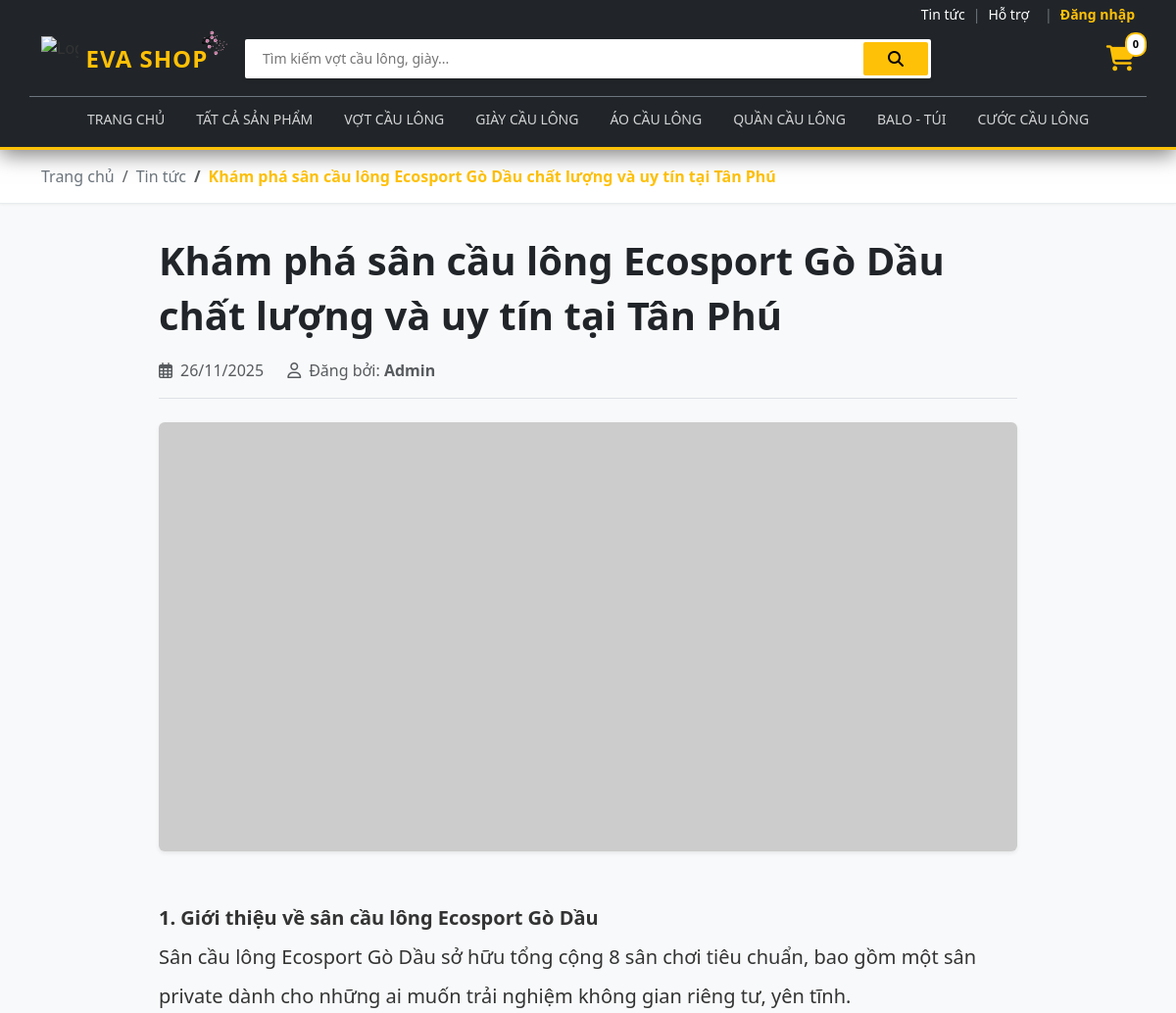
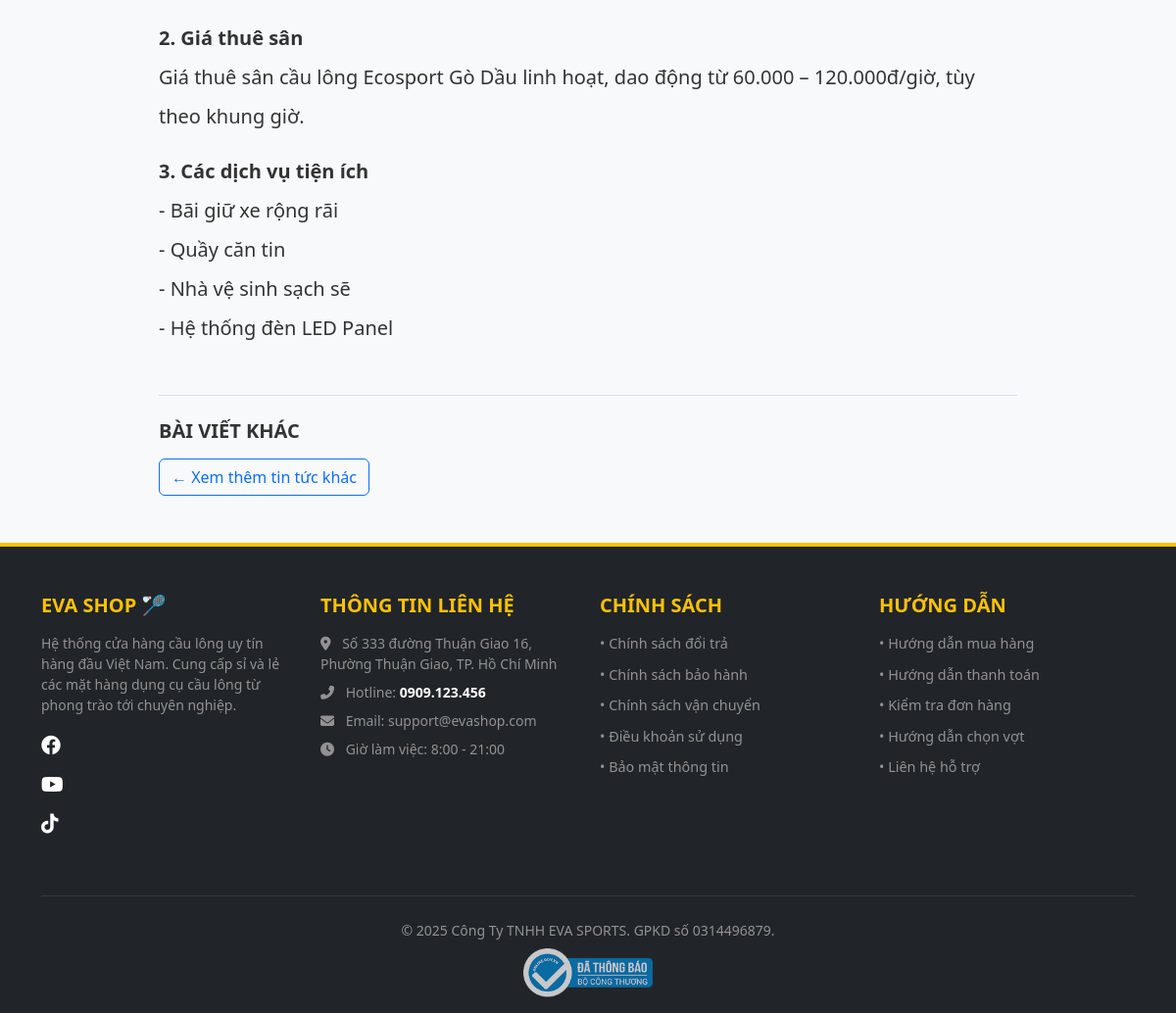
Screenshot of /news/EVA_news_detail.php?id=1 with the database file from the repository (2 pictures, top to bottom).
### tables this page shows
CREATE TABLE `danhmuc` (
  `id` int(11) NOT NULL,
  `ten_danhmuc` varchar(100) NOT NULL
);

CREATE TABLE `tintuc` (
  `id` int(11) NOT NULL,
  `tieu_de` varchar(255) NOT NULL,
  `noi_dung_tom_tat` varchar(1000) DEFAULT NULL,
  `noi_dung_chi_tiet` longtext DEFAULT NULL,
  `hinh_anh` varchar(255) DEFAULT NULL,
  `ngay_dang` datetime DEFAULT current_timestamp()
);

### news/EVA_news_detail.php (the view, shortened to what this page needs)
<?php
require_once '../includes/EVA_system_db.php';
$id = filter_input(INPUT_GET, 'id', FILTER_VALIDATE_INT);
$stmt = $conn->prepare("SELECT * FROM tintuc WHERE id = ? LIMIT 1");
$stmt->bind_param('i', $id);
$stmt->execute();
$tin = $stmt->get_result()->fetch_assoc();
function h($string) { return htmlspecialchars($string, ENT_QUOTES, 'UTF-8'); }
$hinh_anh = tim_hinh_anh($tin['hinh_anh']);
if(!empty($hinh_anh)) {
    $hinh_anh = "../" . $hinh_anh;
} else {
    $hinh_anh = "https://placehold.co/800x400?text=No+Image";
}
?>
<!DOCTYPE html>
<html lang="vi">
<head>
    </head>
<body>
    <?php include '../includes/EVA_system_header.php'; ?>
    <div class="breadcrumb-container">
        <div class="container">
            <nav aria-label="breadcrumb">
                <ol class="breadcrumb mb-0">
                    <li class="breadcrumb-item"><a href="../index.php">Trang chủ</a></li>
                    <li class="breadcrumb-item"><a href="EVA_news_list.php">Tin tức</a></li>
                    <li class="breadcrumb-item active" aria-current="page"><?= h($tin['tieu_de']) ?></li>
                </ol>
            </nav>
        </div>
    </div>
    <div class="container mt-4 mb-5" style="max-width: 900px;">
        <h1 class="fw-bold mb-3 text-dark" style="line-height: 1.4;"><?= h($tin['tieu_de']) ?></h1>
        <div class="d-flex align-items-center text-muted mb-4 border-bottom pb-3">
            <div class="me-4"><i class="far fa-calendar-alt me-2"></i><?=date('d/m/Y', strtotime($tin['ngay_dang']))?></div>
            <div><i class="far fa-user me-2"></i>Đăng bởi: <strong><?= h($tin['nguoi_dang'] ?? 'Admin') ?></strong></div>
        </div>
        <div class="text-center mb-5">
            <img src="<?= $hinh_anh ?>" class="img-fluid rounded shadow-sm" style="max-height: 500px; width: 100%; object-fit: cover;">
        </div>
        <div class="content fs-5 lh-lg text-justify" style="color: #333;">
            <?= isset($tin['noi_dung_chi_tiet']) && $tin['noi_dung_chi_tiet'] !== ''
                ? html_entity_decode($tin['noi_dung_chi_tiet'])
                : nl2br(h($tin['noi_dung_tom_tat'] ?? 'Chưa có nội dung chi tiết.')) ?>
        </div>
        <div class="mt-5 pt-4 border-top">
            <h5 class="fw-bold mb-3">BÀI VIẾT KHÁC</h5>
            <a href="EVA_news_list.php" class="btn btn-outline-primary">← Xem thêm tin tức khác</a>
        </div>
    </div>
    <?php include '../includes/EVA_system_footer.php'; ?>
</body>
</html>

### includes/EVA_system_header.php (shortened to what this page needs)
<?php
if (isset($conn)) $rs_menu = $conn->query("SELECT * FROM danhmuc");
$protocol = isset($_SERVER['HTTPS']) && $_SERVER['HTTPS'] === 'on' ? "https" : "http";
$base_url = $protocol . "://" . $_SERVER['HTTP_HOST'] . '/EVASHOP/';
$cur_page = basename($_SERVER['PHP_SELF']);
?>
<link rel="stylesheet" href="https://cdn.jsdelivr.net/npm/bootstrap@5.3.0/dist/css/bootstrap.min.css">
<link rel="stylesheet" href="https://cdnjs.cloudflare.com/ajax/libs/font-awesome/6.4.0/css/all.min.css">
<link rel="stylesheet" href="<?php echo $base_url; ?>css/style.css?v=<?=time()?>">
<header class="eva-header">
    <div class="container d-flex justify-content-end py-1">
        <a href="<?php echo $base_url; ?>news/EVA_news_list.php" class="text-white text-decoration-none small mx-2 hover-yellow">Tin tức</a>
        <span class="text-secondary small">|</span>
        <a href="<?php echo $base_url; ?>page/EVA_page_contact.php" class="text-white text-decoration-none small mx-2 hover-yellow">Hỗ trợ</a>
        <?php if(isset($_SESSION['username'])): ?>
            <div class="dropdown user-dropdown ms-3">
                <a href="#" class="text-white text-decoration-none dropdown-toggle small fw-bold" data-bs-toggle="dropdown">
                    <i class="fas fa-user-circle fs-5 me-1 text-warning"></i> <?=$_SESSION['username']?>
                </a>
                <ul class="dropdown-menu dropdown-menu-end shadow">
                    <li><a class="dropdown-item" href="<?php echo $base_url; ?>user/EVA_user_profile.php">Tài khoản</a></li>
                    <li><a class="dropdown-item" href="<?php echo $base_url; ?>user/EVA_user_orders.php">Đơn mua</a></li>
                    <li><a class="dropdown-item" href="<?php echo $base_url; ?>user/EVA_user_vouchers.php">Kho Voucher</a></li>
                    <?php if($_SESSION['role']==1) echo '<li><a class="dropdown-item text-warning" href="'.$base_url.'admin/EVA_admin_dashboard.php">Trang Quản Trị</a></li>'; ?>
                    <li><hr class="dropdown-divider"></li>
                    <li><a class="dropdown-item text-danger" href="<?php echo $base_url; ?>auth/EVA_auth_logout.php">Đăng xuất</a></li>
                </ul>
            </div>
        <?php else: ?>
            <span class="text-secondary small mx-2">|</span>
            <a href="<?php echo $base_url; ?>auth/EVA_auth_login.php" class="text-warning text-decoration-none small fw-bold">Đăng nhập</a>
        <?php endif; ?>
    </div>
    <div class="container pt-2 pb-3">
        <div class="row align-items-center">
            <div class="col-lg-2 col-md-3 mb-2 mb-md-0">
                <a class="navbar-brand d-flex align-items-center gap-2" href="<?php echo $base_url; ?>index.php">
                    <img src="<?php echo $base_url; ?>images/logo.png" alt="Logo" style="height: 45px;">
                    <div class="position-relative">
                        <span class="brand-text">EVA SHOP</span>
                        <img src="<?php echo $base_url; ?>images/dao.png"
                             style="position: absolute; top: -15px; right: -25px; width: 30px; transform: rotate(15deg);"
                             alt="Tet Icon">
                    </div>
                </a>
            </div>
            <div class="col-lg-8 col-md-7 mb-2 mb-md-0 d-flex justify-content-center">
                <form class="shopee-layout-search-box shadow-sm" action="<?php echo $base_url; ?>product/EVA_product_list.php">
                    <input type="text" class="search-input" name="keyword" placeholder="Tìm kiếm vợt cầu lông, giày...">
                    <button class="search-btn"><i class="fas fa-search"></i></button>
                </form>
            </div>
            <div class="col-lg-2 col-md-2 text-center text-md-end">
                <a href="<?php echo $base_url; ?>cart/EVA_cart_view.php" class="cart-icon-wrap text-decoration-none">
                    <i class="fas fa-shopping-cart"></i>
                    <span class="cart-badge"><?=isset($_SESSION['cart'])?count($_SESSION['cart']):0?></span>
                </a>
            </div>
        </div>
    </div>
    <div class="container d-none d-lg-block border-top border-secondary pt-1">
        <ul class="nav justify-content-center">
            <li class="nav-item"><a class="nav-link <?=($cur_page=='index.php')?'active':''?>" href="<?php echo $base_url; ?>index.php">Trang chủ</a></li>
            <li class="nav-item"><a class="nav-link <?=($cur_page=='EVA_product_list.php')?'active':''?>" href="<?php echo $base_url; ?>product/EVA_product_list.php">Tất cả sản phẩm</a></li>
            <?php
            if(isset($rs_menu)) {
                $rs_menu->data_seek(0);
                while($m=$rs_menu->fetch_assoc()) {
                    echo '<li class="nav-item"><a class="nav-link" href="'.$base_url.'product/EVA_product_list.php?danhmuc='.$m['id'].'">'.$m['ten_danhmuc'].'</a></li>';
                }
            }
            ?>
        </ul>
    </div>
</header>

### css/style.css (style rules this page uses)
body { font-family: 'Segoe UI', Tahoma, Geneva, Verdana, sans-serif; background-color: #f8f9fa; color: #333; overflow-x: hidden; }
a { text-decoration: none; transition: 0.3s; }
.nav-link { font-weight: 500; text-transform: uppercase; font-size: 0.95rem; }
.breadcrumb-container { background-color: #fff; padding: 15px 0; border-bottom: 1px solid #e9ecef; margin-bottom: 30px; box-shadow: 0 1px 3px rgba(0,0,0,0.05); }
.breadcrumb-item a { color: #6c757d; font-weight: 500; }
.breadcrumb-item.active { color: #ffc107; font-weight: bold; }

### includes/EVA_system_header.php (style rules this page uses)
:root { --eva-dark: #212529; --eva-yellow: #ffc107; --eva-yellow-dark: #e0a800; }
.eva-header { background-color: var(--eva-dark); border-bottom: 3px solid var(--eva-yellow); padding-bottom: 10px; position: sticky; top: 0; z-index: 9999; box-shadow: 0 5px 20px rgba(0,0,0,0.5); }
.brand-text { font-size: 1.5rem; font-weight: 800; color: var(--eva-yellow) !important; text-transform: uppercase; letter-spacing: 1px; }
.shopee-layout-search-box { background: white; border-radius: 2px; padding: 3px; display: flex; width: 100%; max-width: 700px; }
.search-input { border: none; outline: none; flex-grow: 1; padding: 5px 15px; font-size: 14px; }
.search-btn { background: var(--eva-yellow); color: black; border: none; padding: 5px 25px; border-radius: 2px; font-weight: bold; transition: 0.2s; }
.nav-link { color: rgba(255,255,255,0.8) !important; font-size: 14px; text-transform: uppercase; font-weight: 500; }
.cart-icon-wrap { position: relative; color: var(--eva-yellow); font-size: 26px; }
.cart-badge { position: absolute; top: -8px; right: -12px; background: white; color: black; font-size: 11px; font-weight: bold; border-radius: 10px; padding: 2px 6px; border: 2px solid var(--eva-yellow); }

### rows the page displays
danhmuc: ten_danhmuc "VỢT CẦU LÔNG"
danhmuc: ten_danhmuc "GIÀY CẦU LÔNG"
danhmuc: ten_danhmuc "ÁO CẦU LÔNG"
danhmuc: ten_danhmuc "QUẦN CẦU LÔNG"
danhmuc: ten_danhmuc "BALO - TÚI"
danhmuc: ten_danhmuc "CƯỚC CẦU LÔNG"
tintuc: tieu_de "Khám phá sân cầu lông Ecosport Gò Dầu chất lượng và uy tín tại Tân Phú", ngay_dang "26/11/2025", noi_dung_chi_tiet "1. Giới thiệu về sân cầu lông Ecosport Gò Dầu Sân cầu lông Ecosport Gò Dầu sở hữu tổng cộng 8 sân chơi tiêu chuẩn, bao gồm một sân private dành cho những ai muốn trải nghiệm không gian riêng tư, yên tĩnh. 2. Giá thuê sân Giá thuê sân cầu lông Ecosport Gò Dầu linh hoạt, dao động từ 60.000 – 120.000đ/giờ, tùy theo khung giờ. 3. Các dịch vụ tiện ích - Bãi giữ xe rộng rãi - Quầy căn tin - Nhà vệ sinh sạch sẽ - Hệ thống đèn LED Panel"

### other values shown
$tin['nguoi_dang'] "Admin"
